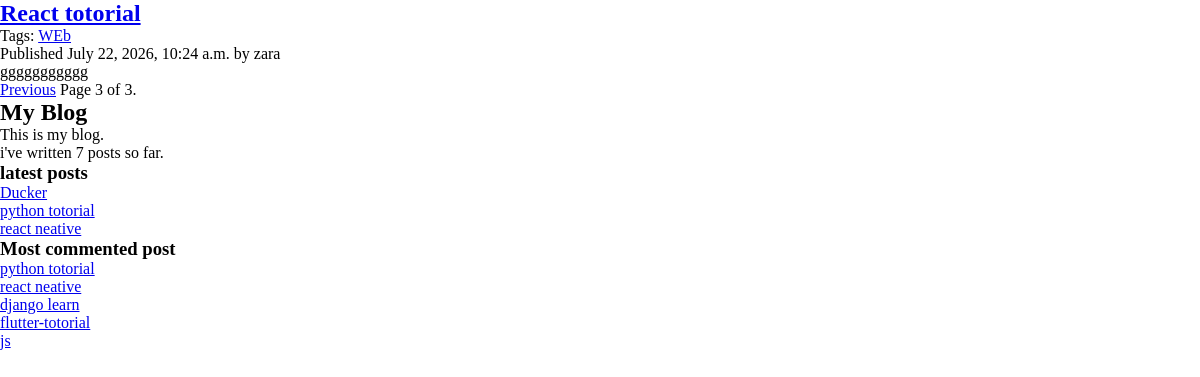
/blog/?page=3, run on an earlier commit of the app's database.
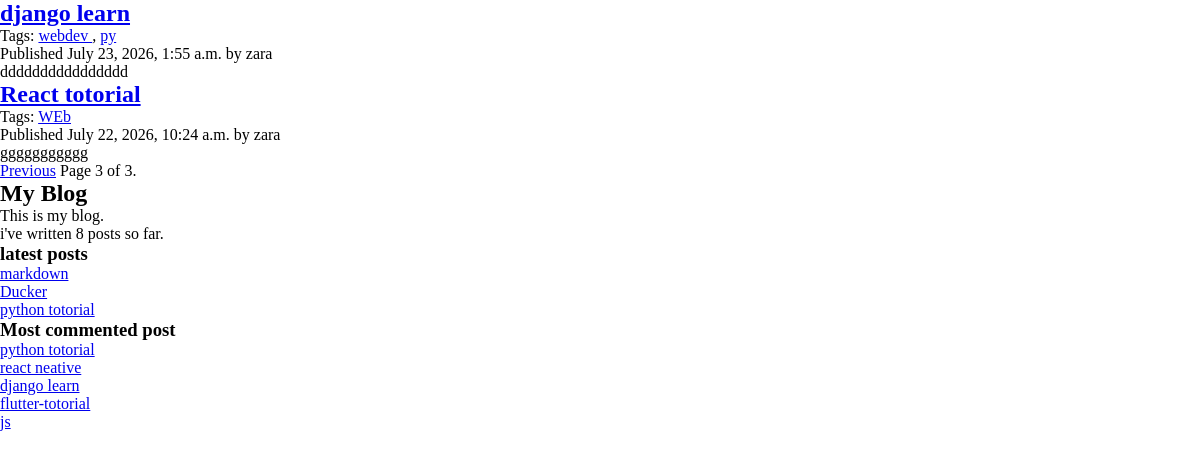
And on a later commit of the database.
### blog/models.py (models this page shows, shortened)
class Post(models.Model):
    class Status(models.TextChoices):
        DRAFT = 'DF', 'Draft'
        PUBLISHED = 'PB', 'Published'
    class PublishedManager(models.Manager):
        def get_queryset(self):
            return super().get_queryset()\
                    .filter(status = Post.Status.PUBLISHED)
    title = models.CharField(max_length=250)
    slug = models.SlugField(max_length=250,unique_for_date='publish')
    body = models.TextField()
    publish = models.DateTimeField(default= timezone.now)
    created = models.DateTimeField(auto_now_add=True)
    updated = models.DateTimeField(auto_now=True)
    author = models.ForeignKey(User, on_delete= models.CASCADE,related_name='blog_posts')
    status = models.CharField(max_length=2,choices=Status.choices,default=Status.DRAFT)
    objects = models.Manager()
    published = PublishedManager()
    tags = TaggableManager() # Tagging
    class Meta:
        ordering =['-publish']
        indexes = [
            models.Index(fields=['-publish']),
        ]
    def get_absolute_url(self):
        return reverse(
            'blog:post_detail',
            args=[
                self.publish.year,
                self.publish.month,
                self.publish.day,
                self.slug
            ],
)

### blog/views.py (the view)
# urls.py: path('', post_list, name='post_list'),
def post_list(request,tag_slug=None):
    post_list = Post.published.all()
    tag = None
    if tag_slug:
        tag = get_object_or_404(Tag, slug=tag_slug)
        post_list = post_list.filter(tags__in=[tag])
    paginator = Paginator(post_list, 3)
    page_number = request.GET.get('page', 1)
    try:
        posts = paginator.page(page_number)
    except PageNotAnInteger:
        posts = paginator.page(1)
    except EmptyPage:
        posts = paginator.page(paginator.num_pages)
    return render(request, 'blog/post/list.html', {'posts': posts, 'tag': tag})

### blog/templatetags/blog_tags.py (called while the page is built)
@register.simple_tag
def total_posts():
    return Post.published.count()

@register.inclusion_tag('blog/post/latest_posts.html')
def show_latest_posts(count=5):
    latest_posts = Post.published.order_by('-publish')[:count]
    return {'latest_posts': latest_posts}

@register.simple_tag()
def get_most_commented_posts(count=5):
    return Post.published.annotate(
        total_comments=Count('comments')).order_by('-total_comments')[:count]

@register.filter(name='markdown')
def markdown_format(text):
    return mark_safe(markdown.markdown(text))

### blog/templates/blog/post/list.html (shortened to what this page needs)
{% extends "blog/base.html" %}
{% load blog_tags %}
{% block content %}
    {% for post in posts %}
        <h2 class="post-title">
            <a href="{{ post.get_absolute_url }}">
                {{ post.title }}
            </a>
        </h2>
        <p class="tags">
            Tags:
            {% for tag in post.tags.all %}
                <a href="{% url 'blog:post_list_by_tag' tag.slug %}">
                    {{ tag.name }}
                </a>{% if not forloop.last %}, {% endif %}
            {% endfor %}
        </p>
        <p class="post-date">
            Published {{ post.publish }} by {{ post.author }}
        </p>
        <div class="post-body">
            {{ post.body|markdown|truncatewords:30|linebreaks }}
        </div>
    {% endfor %}
    {% include "pagination.html" with page=posts %}
{% endblock %}

### blog/templates/blog/base.html (shortened to what this page needs)
{% load static %}
{% load blog_tags %}
<!doctype html>
<html lang="en">
  <head>
    <link href="{% static 'css/blog.css' %}" rel="stylesheet" />
  </head>
  <body>
    <div id="content">
      {% block content %}{% endblock %}
    </div>
    <div id="sidebar">
      <h2>My Blog</h2>
      <p>This is my blog.</p>
      i've written {% total_posts %} posts so far.
      <h3>latest posts</h3>
      {% show_latest_posts 3 %}
      <h3>Most commented post</h3>
      {% get_most_commented_posts as most_commented_posts %}
      <ul>
        {% for post in most_commented_posts %}
        <li>
          <a href="{{ post.get_absolute_url }}">{{ post.title }}</a>
        </li>
        {% endfor %}
      </ul>
    </div>
  </body>
</html>

### blog/templates/blog/post/latest_posts.html
<ul>
    {% for post in latest_posts %}
    <li>
        <a href="{{ post.get_absolute_url }}">{{ post.title }}</a>
    </li>
    {% endfor %}
</ul>

What changed in the data, as far as the page shows it:
no longer on one of the page's lists (row unchanged): Post: title "react neative"
now on one of the page's lists (row unchanged): Post: title "django learn", publish "July 23, 2026, 1:55 a.m.", author "zara", body "dddddddddddddddd"
computed for Post "django learn": gains Tag (name "webdev"); gains Tag (name "py")
added Post: title "markdown", shown under "latest posts"
Also different on the page:
text no longer shown: "7"
text now shown: "8"
